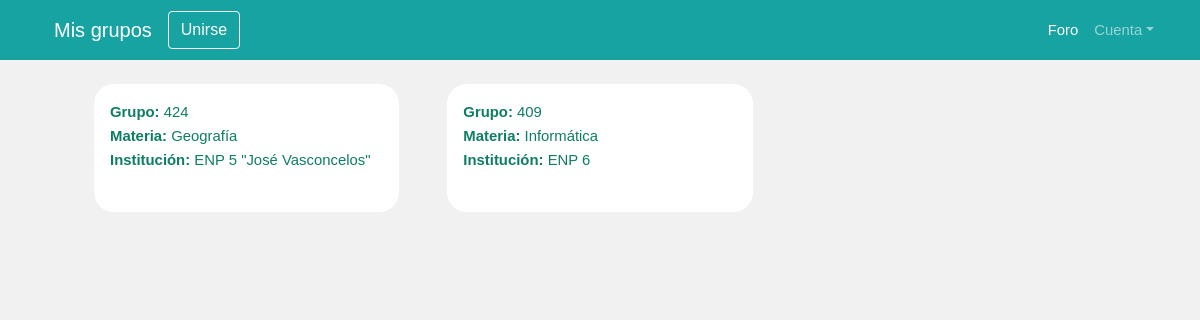
The page /MG1/ (signed in) on the database its author committed.
### AMCE/models.py (models this page shows, shortened)
class Inscribir(models.Model):
	user_id = models.ForeignKey(User, on_delete=models.CASCADE)
	codigo_materia = models.ForeignKey(Grupos, on_delete=models.CASCADE)

class Grupos(models.Model):
	codigo = models.CharField(max_length=10, primary_key=True)
	grupo = models.CharField(max_length=100)
	materia = models.CharField(max_length=100,null=True,blank=True,default=None)
	institucion = models.CharField(max_length=100,null=True,blank=True,default=None)
	user_id = models.ForeignKey(User, on_delete=models.CASCADE)

### AMCE/views.py (the view)
# urls.py: path('MG1/', views.MG1, name = 'MG1'),
@login_required
def MG1(request):
	code = Inscribir.objects.filter(user_id_id=request.user.pk)
	current_user = get_object_or_404(User, pk=request.user.pk)
	usuarioTipo = UserType.objects.filter(userType=current_user,flag=2)
	if(usuarioTipo):
		print("Eres maestro")
		return redirect(to="AMCE:ProfMisGrupos")
	else:
		usuarioTipoAlumno = UserType.objects.filter(userType=current_user,flag=1)
		if(usuarioTipoAlumno.exists()):
			print("Eres estudiante")
		else:
			usuarioTipo2 = UserType(userType=current_user,flag=1)
			usuarioTipo2.save()
	args = {'code':code}
	return render(request,"estudiante/SelEquipo.html",args)

### AMCE/templates/estudiante/SelEquipo.html (shortened to what this page needs)
 {% load static %}
<!DOCTYPE html>
<html lang="es">
    <head>
        <link rel="stylesheet" href="https://stackpath.bootstrapcdn.com/bootstrap/4.4.1/css/bootstrap.min.css">
        <link href="{% static 'css/MG1.css'%}" rel="stylesheet" />
        <link rel="stylesheet" type="text/css" href="{% static 'css/normalize.css'%}">
        <link rel="stylesheet" type="text/css" href="{% static 'css/feedStyle.css'%}">
        <link rel="stylesheet" type="text/css" href="{% static 'css/popAlert.css'%}">
        <link rel="stylesheet" type="text/css" href="{% static 'css/cards.css'%}">
        <link href="{% static 'css/modal.css'%}" rel="stylesheet"/>
        <link rel="stylesheet" href="https://cdnjs.cloudflare.com/ajax/libs/font-awesome/4.7.0/css/font-awesome.min.css">
        <link rel="stylesheet" type="text/css" href="{% static 'css/custom.css'%}">
    </head>
    <body>
        <nav class="navbar navbar-expand-lg navbar-dark sticky-top">
            <div class="container">
                <a class="navbar-brand" href="">Mis grupos</a>
                <a class=" btn btn-outline-light"  href="{% url 'AMCE:AlumnoUnirseGrupo' %}"  style="color: white;">Unirse</a>
                <div class="collapse navbar-collapse" id="navbarSupportedContent">
                    <ul class="navbar-nav ms-auto mb-2 mb-lg-0">
                        <li class="nav-item"><a class="nav-link active" aria-current="page" href="#">Foro</a></li>
                        <li class="nav-item dropdown">
                            <a class="nav-link dropdown-toggle" id="navbarDropdown" href="#" role="button" data-bs-toggle="dropdown" aria-expanded="false">Cuenta</a>
                        </li>
                    </ul>
                </div>
            </div>
        </nav>
    <div class="container mt-1">
            <div class="container px-4 px-lg-5 mt-3">
                <div class="row gx-4 gx-lg-5 row-cols-1 row-cols-md-2 row-cols-xl-3 justify-content">
                    {% for g in code %}
                    <div class="col mb-3">
                        <div class="grupo-card card" >
                            <div class="card-body p-3">
                                <a href="{% url 'AMCE:PaginaAlumnoTema' codigo=g.codigo_materia.codigo %}">
                                    <b>Grupo: </b>{{g.codigo_materia.grupo}}<br>
                                    <b>Materia: </b>{{g.codigo_materia.materia}}<br>
                                    <b>Institución: </b>{{g.codigo_materia.institucion}}<br>
                                    <br>
                                </a>
                            </div>
                        </div>
                    </div>
                    {% endfor %}
                </div>
            </div>
    </div>
    </body>
</html>

### static/css/feedStyle.css (style rules this page uses)
body { background: #FFFFFF; font-size: 62.5%; font-family: 'Varela Round', Helvetica, Arial, serif; }
a { font-size: .93rem; text-decoration: none; color: black; }

### static/css/cards.css (style rules this page uses)
.card { box-shadow: 0 4px 8px 0 rgba(0,0,0,0.2); transition: 0.3s; border-radius: 6px; }
.container { padding: 2px 16px; }

### static/css/custom.css (style rules this page uses)
body { background-color: #f1f1f1; }
.navbar { background-color: #17a3a1; padding-right: 0px; }
.card { color: #0E7D65; box-shadow: none; border: none; }
.card a { color: #0E7D65; }
.grupo-card { font-family: 'Gill Sans', 'Gill Sans MT', Calibri, 'Trebuchet MS', sans-serif; border-radius: 20px; font-size: 12pt; }
.card-body { padding: 2px; }

### rows shown on the page
Inscribir: codigo_materia.grupo "424", codigo_materia.materia "Geografía", codigo_materia.institucion "ENP 5 \"José Vasconcelos\""
Inscribir: codigo_materia.grupo "409", codigo_materia.materia "Informática", codigo_materia.institucion "ENP 6"
